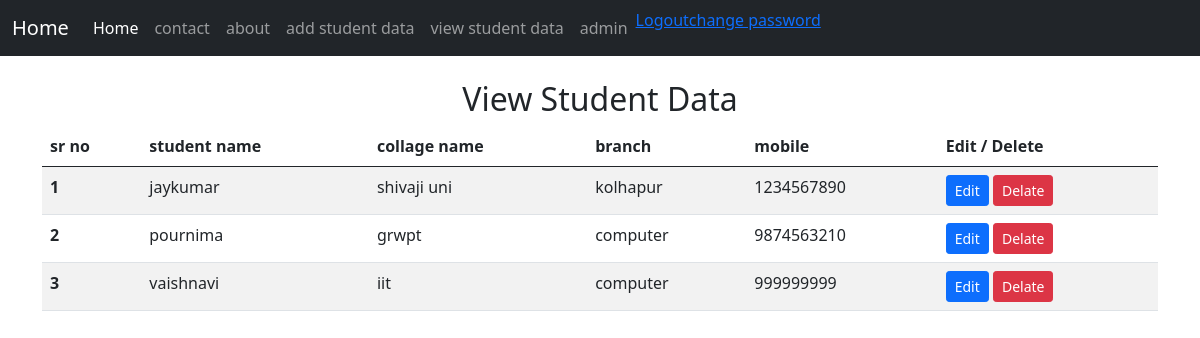
The app's page /view_student (signed in) with its own data.
### home/models.py (models this page shows, shortened)
class Student(models.Model):
    id = models.AutoField(primary_key=True)
    studentname = models.CharField(max_length=50)
    collagename = models.CharField(max_length=100)
    branch = models.CharField(max_length=100)
    mobilenum = models.IntegerField()

### home/views.py (the view)
# urls.py: path("view_student" , views.view_studend , name="view_student"),
def view_studend(request):
    student_info = Student.objects.all()
    context = {
        "student_data" : student_info,
    }
    return render (request , "view_student.html" , context)

### templates/view_student.html
{% extends "base.html" %} {% block title %} view studends {% endblock title %} {% block body %}
<div class="container my-4">
    <table class="table table-striped">
        <h2 class="text-center"> View Student Data</h2>
        <thead>
            <tr>
                <th scope=="col"> sr no</th>
                <th scope=="col"> student name</th>
                <th scope=="col"> collage name</th>
                <th scope=="col"> branch </th>
                <th scope=="col"> mobile </th>
                <th scope=="col">
                    Edit / Delete
                </th>
            </tr>
        </thead>
        {% for i in student_data %}
        <tr>
            <th scope="row"> {{forloop.counter}}</th>
            <td>{{ i.studentname}}</td>
            <td>{{ i.collagename}}</td>
            <td>{{ i.branch}}</td>
            <td>{{i.mobilenum}}</td>
            <td>
                <a class="btn btn-primary btn-sm" href="edit_info/{{ i.id}}"> Edit</a>
                <a class="btn btn-danger btn-sm" href="delete/{{i.id}}"> Delate</a>
            </td>
        </tr>
        {% endfor %}
    </table>
</div>{% endblock body %}

### templates/base.html (shortened to what this page needs)
{% load static %}
<!DOCTYPE html>
<html lang="en">
<head>
    <link rel="stylesheet" href="{% static 'css/bootstrap.css'%}">
    <link rel="stylesheet" href="{% static 'css/bootstrap.min.css'%}">
</head>
<body>
    <header>
        <nav class="navbar navbar-expand-lg navbar-dark bg-dark">
            <div class="container-fluid">
                <a class="navbar-brand" href="/">Home</a>
                <div class="collapse navbar-collapse" id="navbarSupportedContent">
                    <ul class="navbar-nav me-auto mb-2 mb-lg-0">
                        <li class="nav-item">
                            <a class="nav-link active" aria-current="page" href="/">Home</a>
                        </li>
                        <li class="nav-item">
                            <a class="nav-link" href="/contact">contact</a>
                        </li>
                        <li class="nav-item">
                            <a class="nav-link" href="/about">about</a>
                        </li>
                        {% if user.is_authenticated %}
                        <li class="nav-item">
                            <a class="nav-link" href="/add_student">add student data</a>
                        </li>
                        {% endif %}
                        <li class="nav-item">
                            <a class="nav-link" href="/view_student">view student data</a>
                        </li>
                        {% if user.is_authenticated %}
                        <li class="nav-item">
                            <a class="nav-link">{{user.username}}</a> </li>
                        <li class="nav-item">
                            <a href="{% url 'logout'%}">Logout</a>
                        </li>
                        <li class="nav-item">
                            <a href="{% url 'password_change' %}" class="nav-item">change password</a>
                        </li>
                        {% else %}
                        <li class="nav-item">
                            <a href="{% url 'login'%}">Login</a>
                        </li>
                        {% endif %}
                    </ul>
                </div>
            </div>
        </nav>
    </header>
    {% block body %} {% endblock body %}
</body>
</html>

### records on screen
Student: studentname "jaykumar", collagename "shivaji uni", branch "kolhapur", mobilenum "1234567890"
Student: studentname "pournima", collagename "grwpt", branch "computer", mobilenum "9874563210"
Student: studentname "vaishnavi", collagename "iit", branch "computer", mobilenum "999999999"

### other values on screen
{{ user.username }} "admin"
